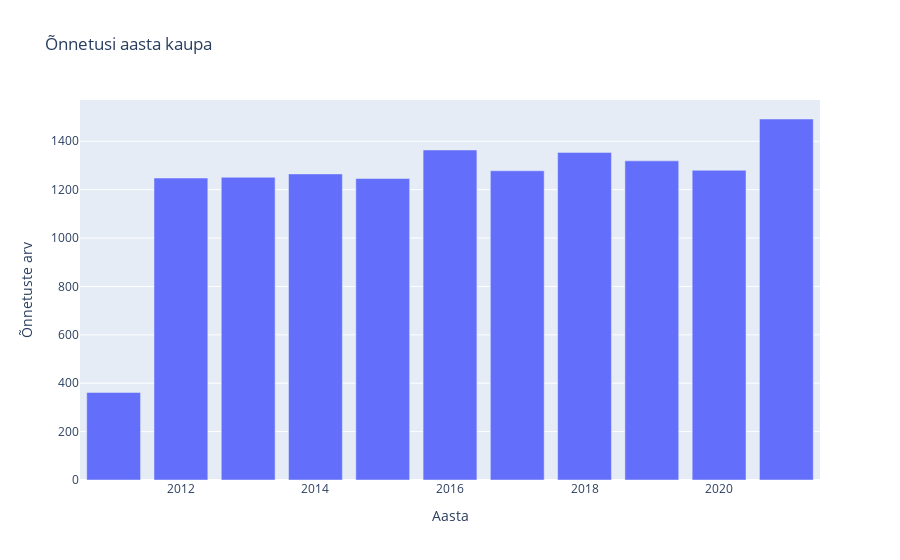

This figure's notebook cell:
### Code cell
# Extracting year, month, day of week, and hour of day from the 'time_of_accident' column

#@pn.depends( pn.widgets.Button.param.button_type.objects)
@pn.depends( pn.widgets.RadioButtonGroup.param.value)
def perioodid_joonis(perioodid, slider_value):
    df_kaart=df.loc[pd.to_datetime(slider_value[0]):pd.to_datetime(slider_value[1])]
    
    # Counting the number of accidents for each time component
    Aastad = df_kaart['year'].value_counts().sort_index()
    Kuud = df_kaart['month'].value_counts().sort_index()
    Päevad = df_kaart['day_of_week'].value_counts().sort_index()
    Tunnid =df_kaart['hour_of_day'].value_counts().sort_index()

    # Creating bar plots using Plotly
    if perioodid == "Aastad":
        fig = px.bar(x=Aastad.index, y=Aastad.values, labels={'x': 'Aasta', 'y': 'Õnnetuste arv'}, title='Õnnetusi aasta kaupa')
    elif perioodid == "Kuud":
        fig = px.bar(x=Kuud.index, y=Kuud.values, labels={'x': 'Kuu','y': 'Õnnetuste arv'}, title='Õnnetusi kuude kaupa')
    elif perioodid == "Päevad":
        fig = px.bar(x=Päevad.index, y=Päevad.values, labels={'x': 'Nädalapäev','y': 'Õnnetuste arv'}, title='Õnnetusi päevade kaupa')
    elif perioodid == "Tunnid":
        fig = px.bar(x=Tunnid.index, y=Tunnid.values, labels={'x': 'Tund','y': 'Õnnetuste arv'}, title='Õnnetusi tundide kaupa')
    
    return fig

perioodid_joonis(perioodid.value, slider.value)

### Figure 1 — Plotly figure (JSON) as saved in the notebook; plotly's stock layout.template omitted (floating-point values rounded to 4 significant figures)
{"data": [{"alignmentgroup": "True", "hovertemplate": "Aasta=%{x}<br>Õnnetuste arv=%{y}<extra></extra>", "legendgroup": "", "marker": {"color": "#636efa", "pattern": {"shape": ""}}, "name": "", "offsetgroup": "", "orientation": "v", "showlegend": false, "textposition": "auto", "type": "bar", "x": [2011, 2012, 2013, 2014, 2015, 2016, 2017, 2018, 2019, 2020, 2021], "xaxis": "x", "y": [362, 1248, 1251, 1265, 1246, 1364, 1278, 1354, 1319, 1280, 1492], "yaxis": "y"}], "layout": {"autosize": true, "barmode": "relative", "legend": {"tracegroupgap": 0}, "title": {"text": "Õnnetusi aasta kaupa"}, "xaxis": {"anchor": "y", "autorange": true, "domain": [0, 1], "range": [2010.0, 2022.0], "title": {"text": "Aasta"}, "type": "linear"}, "yaxis": {"anchor": "x", "autorange": true, "domain": [0, 1], "range": [0, 1571.0], "title": {"text": "Õnnetuste arv"}, "type": "linear"}}}
